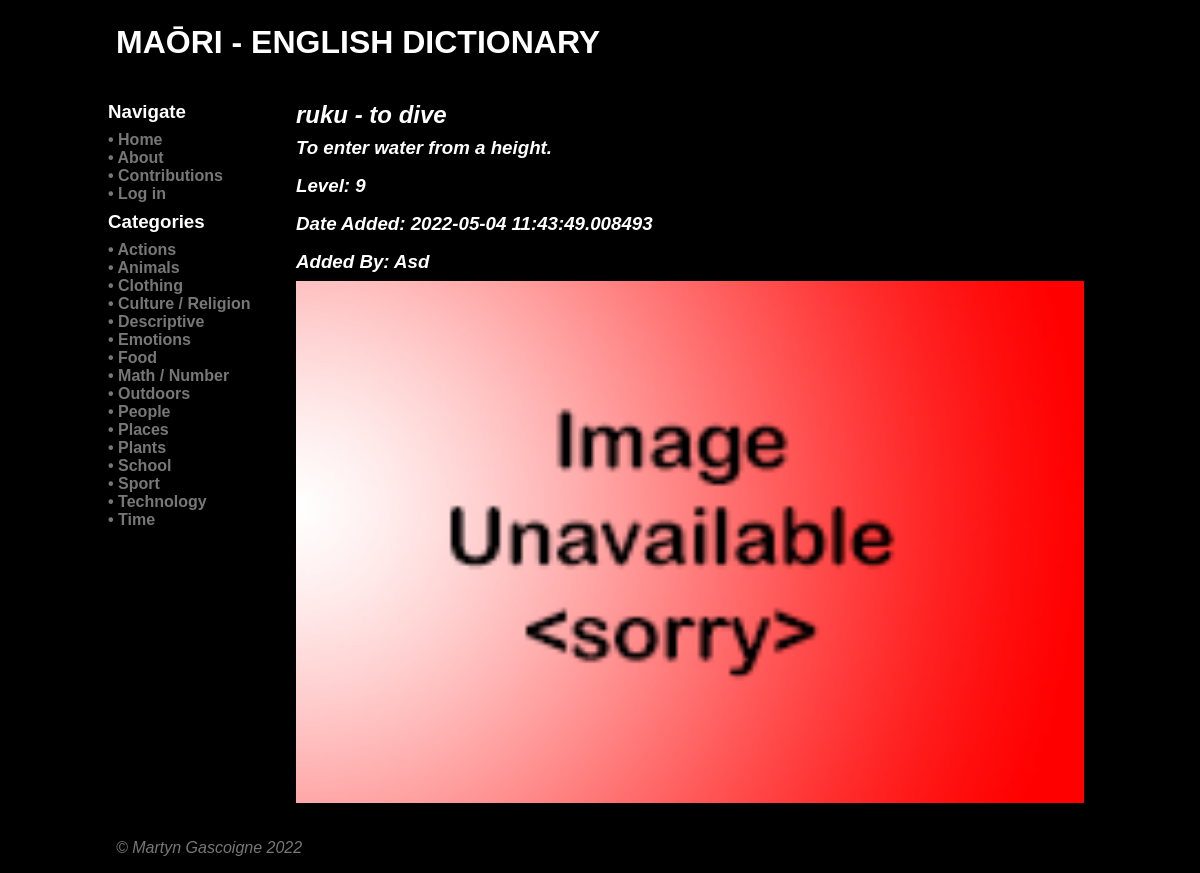
/word/10, run on the app's committed database.
### tables this page shows
CREATE TABLE category
(
    id          integer
        constraint category_pk
            primary key autoincrement,
    name        varchar(80),
    description varchar(600),
    timestamp   datetime
, user_created boolean);

CREATE TABLE "word"
(
	id integer
		constraint word_pk
			primary key autoincrement,
	name varchar(80),
	description varchar(600),
	author integer,
	timestamp datetime,
	maori varchar(128)
, image varchar, level integer);

CREATE TABLE user
(
    id       integer
        constraint user_pk
            primary key autoincrement,
    username varchar(32)
, password varchar(80), email varchar(128), teacher boolean);

### app.py (the view)
@app.route('/word/<word>')
def render_word_page(word):
    con = create_connection(DB_NAME)
    query = "SELECT * FROM word WHERE id=?"
    cur = con.cursor()
    cur.execute(query, (word,))
    word_data = cur.fetchall()
    user_id = word_data[0][3]
    query = "SELECT * FROM user WHERE id=?"
    cur = con.cursor()
    cur.execute(query, (user_id, ))
    users = cur.fetchall()
    con.close()
    return render_template('word.html', passed_word=word_data, category_list=find_categories(),
                           logged_in=is_logged_in(), user_account=my_account(), teacher=is_teacher(), user_data=users)

### app.py (called while the page is built)
def create_connection(db_file):
    try:
        connection = sqlite3.connect(db_file)
        connection.execute('pragma foreign_keys=ON')
        return connection
    except Error as e:
        print(e)
    return None

def find_categories():
    con = create_connection(DB_NAME)
    query = "SELECT id, name, description FROM category"
    cur = con.cursor()
    cur.execute(query)
    found_categories = cur.fetchall()
    con.close()
    return found_categories

def my_account():
    if session.get('userid') is None:
        return False
    else:
        return session.get('userid')

def is_logged_in():
    if session.get('email') is None:
        print('Not logged in')
        return False
    else:
        print('Logged in')
        return True

def is_teacher():
    if not is_logged_in() or (session.get('teacher') is None or 0):
        print('Not teacher')
        return False
    else:
        print('Is teacher')
        return True

### templates/word.html (shortened to what this page needs)
{% extends 'base.html' %}
{% block heading %}Maōri - English Dictionary{% endblock %}
{% block main %}
<div class="category-description">
    <h2>{{ passed_word[0][5] }} - {{ passed_word[0][1] }}
    <h3>{{ passed_word[0][2] }}</h3>
    <h3>Level: {{ passed_word[0][7] }}</h3>
    <h3>Date Added: {{ passed_word[0][4] }}</h3>
    <h3>Added By: {{ user_data[0][1] }}</h3>
    <img src="/static/images/{{ passed_word[0][6] }}">
</div>
{% endblock %}

### templates/base.html (shortened to what this page needs)
<!doctype html>
<html lang="en">
<head>
	<link href="{{ url_for('static', filename='css/style.css') }}" rel="stylesheet">
</head>
<body>
	<div id="container">
		<header>
			<h1>{% block heading %}{% endblock %}</h1>
		</header>
		<nav>
            <div class="category-box">
                <h3>Navigate</h3>
                <h4><a href="\">• Home</a></h4>
                <h4><a href="\about">• About</a></h4>
                <h4><a href="\contributions">• Contributions</a></h4>
                {% if not logged_in %}<h4><a href="\login">• Log in</a></h4>
                {% else %}
                    <h4><a href="\account\{{ user_account }}">• Account</a></h4>
                    <h4><a href="\logout">• Log out</a></h4>
                {% endif %}
                <h3>Categories
                </h3>
            </div>
            {% for category in category_list %}
            <div class="category-box">
                <h4><a href="/category/{{ category[0] }}">• {{ category[1] }}</a></h4>
            </div>
            {% endfor %}
		</nav>
		<main>
            {% block main%}{% endblock %}
        </main>
		<footer class="footer">
            <a href="https://github.com/Galvin-X/Translator" target="_blank">&copy; Martyn Gascoigne 2022</a>
		</footer>
	</div>
</body>
</html>

### static/css/style.css (style rules this page uses)
* { font-family: "Microsoft Tai Le", sans-serif; margin: 0; padding: 0; box-sizing: border-box; background-color: #000; }
#container { display: grid; grid-template-columns: 75px auto; grid-template-areas: 'nav header' 'main main' 'footer footer'; }
header { grid-area: header; background-color: #000; padding: 1rem; }
nav { grid-area: nav; }
main { grid-area: main; padding: 1rem; background-color: #edd; }
h1 { padding: 0.5rem 0; color: #fff; text-transform: uppercase; }
h2, h3 { padding: 0.5rem 0; color: #fff; }
h4 { padding: 0rem 0; }
a { color: white; text-decoration: none; }
img { width: 100%; }
footer { grid-area: footer; padding: 1rem; background-color: #000; }
.category-description { font-style: italic; }
.category-description h2 { padding: 0rem 0; color: #fff; }
.category-description h3 { padding: 0.5rem 0; color: #fff; }
.category-box { font-style: normal; }
.category-box a { color: #777777; text-decoration: none; }
.footer { font-style: italic; color: #777777; }
.footer a { color: #777777; text-decoration: none; }
@media only screen and (min-width: 768px) { #container { grid-template-columns: 180px auto; grid-template-areas: 'header header' 'nav main' 'footer footer'; } }
@media only screen and (min-width: 768px) { nav { background: #000; padding: 0.5rem; } }
@media only screen and (min-width: 768px) { nav a { color: #777777; text-decoration: none; } }
@media only screen and (min-width: 768px) { main { background-color: #000; } }
@media only screen and (min-width: 1000px) { #container { width: 1000px; margin: auto; } }

### data on the page
category: name "Actions"
category: name "Animals"
category: name "Clothing"
category: name "Culture / Religion"
category: name "Descriptive"
category: name "Emotions"
category: name "Food"
category: name "Math / Number"
category: name "Outdoors"
category: name "People"
category: name "Places"
category: name "Plants"
category: name "School"
category: name "Sport"
category: name "Technology"
category: name "Time"
word: maori "ruku", name "to dive", description "To enter water from a height.", level "9", timestamp "2022-05-04 11:43:49.008493", image (placeholder picture)
user: username "Asd"
